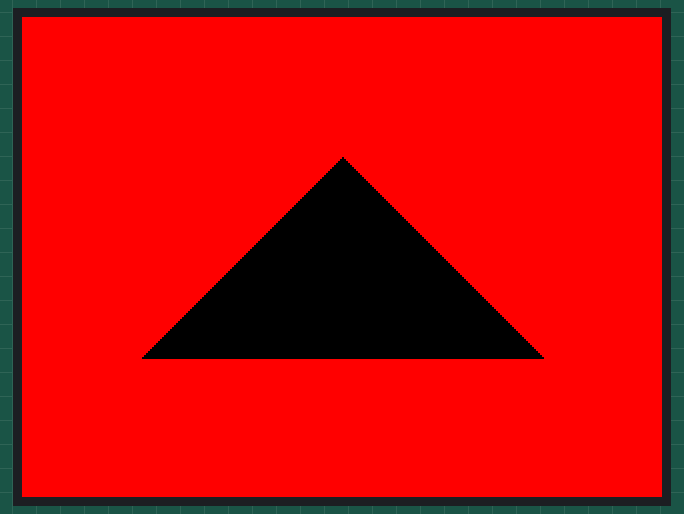
Recording of a sketch running on a simulated ESP32. Shown: 320×240 colour display.

Above: at 0.3 s.

The sketch:

WIO-Example0311.ino
```cpp
#include"TFT_eSPI.h"        // ผนวกไลบรารีของชิปควบคุมจอแสดงผล LCD
TFT_eSPI tft;               // สร้างออบเจ็กต์ชื่อ tft จากคลาส TFT_eSPI สำหรับควบคุมการแสดงผล LCD
void setup()
{
  tft.begin();              // เริ่มต้นการทำงานของจอแสดงผล LCD
  tft.setRotation(3);       // หมุนตำแหน่งการแสดงผลเป็นโหมด 3
  tft.fillScreen(TFT_RED);  // กำหนดให้แสดงสีแดงเต็มหน้าจอแสดงผล
  tft.fillTriangle(160,70,60,170,260,170,TFT_BLACK);
  // วาดสามเหลี่ยมสีดำทึบ โดยมีมุมทั้งสามอยู่ที่พิกัด (160,70), (60,170) และ (260,170)
}
void loop()
{}
```
